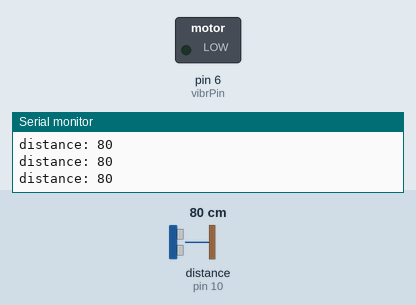
Simulated run of this sketch. Board: Arduino Uno, built with avr-gcc and run on an emulated ATmega328P. On the bench: switched loads named in the sketch (green lamp = pin HIGH), the last lines printed to the serial monitor. Wiring (inferred from the names in the program): range finder with pulse-width output: data pin 10. Dashed ring = blinking. Inputs (shaded band) come from the test bench; at power-on: distance to the obstacle (sensor on pin 10) 80 cm. The echo pulse lasts 58.3 µs per cm.

Above: at 1.2 s.
1.3 s: distance to the obstacle (sensor on pin 10) set to 22 cm
At 1.48 s:
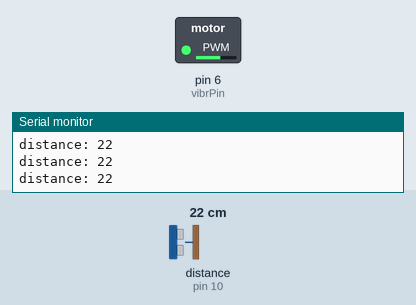
4.3 s: distance to the obstacle (sensor on pin 10) set to 18 cm
At 5.0 s:
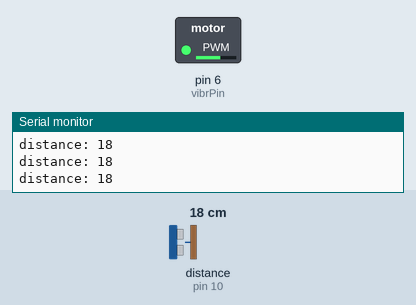
Timing chart, 0 to 7.3 s (numbered marks = the images above; inputs shaded):
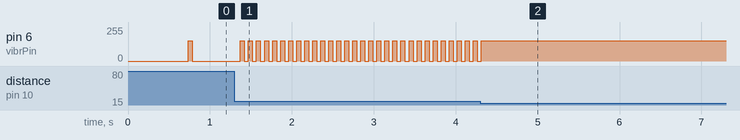

Measured:
- the behaviour switches between 20 and 19 cm on distance to the obstacle (sensor on pin 10) (found by bisection; images 1 and 2)
- after the input at 1.3 s, pin 6 (vibrPin): alternates 153/255 for 0.05 s and 0/255 for 0.05 s, starting after 0.07 s
- after the input at 4.3 s, pin 6 (vibrPin): goes on until 4.3 s, then stays 153/255

The sketch:

SonarVibration.ino
```cpp
// Pin de l'arduino branche au sonar
#define sonarPin 10
// Pin de l'arduino branche au transistor qui controle le vibreur
#define vibrPin 6

// Distance a laquelle les vibrations sont maximales, en cm
#define distMin 15
// Distance a laquelle les vibrations sont minimales, en cm
#define distMax 200
// Delai de vibration minimal, en ms (0 = continu)
#define delayMin 0
// Delai de vibration maximal, en ms
#define delayMax 2000

// Temps ecoule depuis la derniere vibration (en ms)
int currentDelay = 0;
// Temps de la derniere execution de loop()
int lastTime = 0;

// Initialisation
void setup() {
  // Initialise la connexion avec l'ordinateur pour l'affichage des valeurs (9600 bits par seconde)
  Serial.begin(9600);
  // vibrPin = pin de sortie
  pinMode(vibrPin, OUTPUT);
}

// Distance captee par le capteur en cm
int sonarCm() {
  // sonarPin = pin d'entree
  pinMode(sonarPin, INPUT);
  // Delai de retour d'ultrasons du capteur
  float pulse = pulseIn(sonarPin, HIGH);
  // Distance en pouces
  float inches = pulse / 147; // 147 uS per inch
  // Distance en cm
  float cm = inches * 2.54; // 2,54 cm per inch

  return (int) cm;
}

// Boucle principale du programme
void loop() {
  // Recupere la distance mesuree par le capteur
  int cm = sonarCm();
  // Affiche la distance si l'Arduino est branche a un ordinateur
  Serial.print("distance: ");
  Serial.print(cm);
  Serial.print("\n");

  // On limite la distance aux valeurs donnees au debut du fichier
  int constrainedCm = constrain(cm, distMin, distMax);

  // Delai entre les bips selon la distance:
  // Si la distance est minimale, le delai est minimal
  // Si la distance est maximale, le delai est maximal
  int del = map(constrainedCm, distMin, distMax, delayMin, delayMax);

  // On augmente currentDelay du nombre de millisecondes ecoulees
  // depuis la derniere loop()
  // afin de mesurer le temps ecoule depuis la derniere vibration
  int currentTime = millis();
  currentDelay += currentTime - lastTime;
  lastTime = currentTime;

  // Desactive les vibrations
  analogWrite(vibrPin, 0);
  // Si le delai depuis la derniere vibration est superieur au delai
  // calcule d'apres la distance...
  if (currentDelay >= del){
    // ...on emet une vibration
    analogWrite(vibrPin, 153);
    // Et on remet le delai actuel a 0
    currentDelay = 0;
  }
}
```
